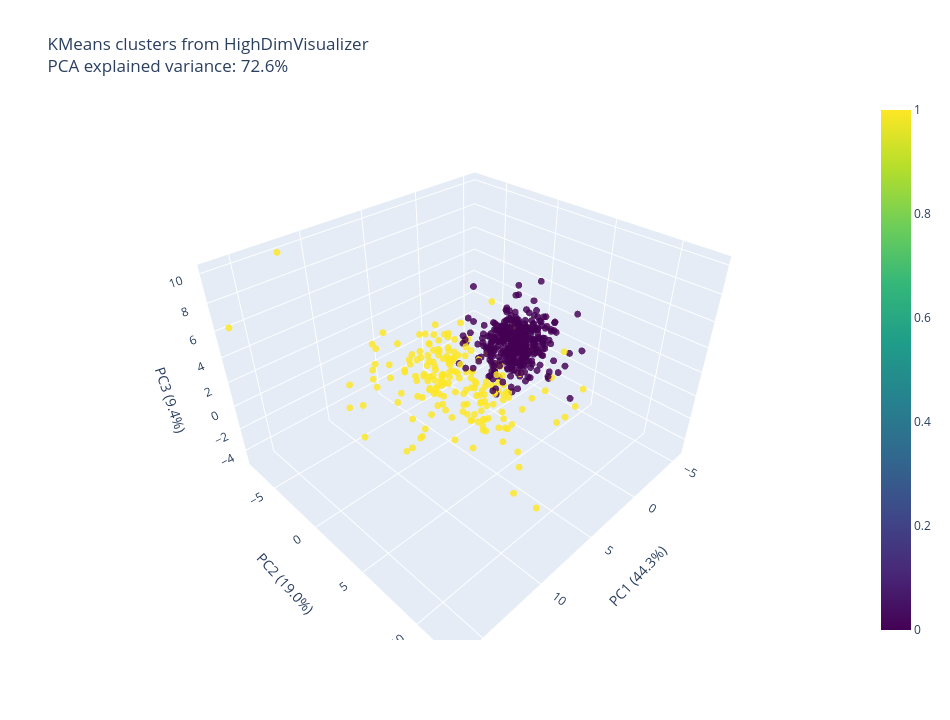

Notebook source saved alongside this figure:
### Code cell
visualizer = HighDimVisualizer(random_state=42)
prepared_X, prepared_target, prepared_names = visualizer.prepare_dataset(df, target="diagnosis", drop_columns=["id"])
labels, model = visualizer.cluster_dataset(prepared_X, method="kmeans", n_clusters=2)
display(visualizer.evaluate_cluster_labels(prepared_X, labels, prepared_target))
visualizer.plot_cluster_projection(prepared_X, labels, title="KMeans clusters from HighDimVisualizer", target=prepared_target)
fig, X_class_pca_3, class_pca_3 = visualizer.plot_interactive_3d_clusters(prepared_X, labels, output_file="interactive_3d_plot.html", target=prepared_target, title="KMeans clusters from HighDimVisualizer")

### Figure 1 — Plotly figure (JSON) as saved in the notebook; plotly's stock layout.template omitted (floating-point values rounded to 4 significant figures; data arrays with more than 128 entries replaced by an {"elided": "..."} marker saying what was removed)
{"data": [{"hoverinfo": "text", "marker": {"color": {"elided": "569 int values"}, "colorscale": [[0, "#440154"], [0.1111, "#482878"], [0.2222, "#3e4989"], [0.3333, "#31688e"], [0.4444, "#26828e"], [0.5556, "#1f9e89"], [0.6667, "#35b779"], [0.7778, "#6ece58"], [0.8889, "#b5de2b"], [1, "#fde725"]], "opacity": 0.82, "showscale": true, "size": 4}, "mode": "markers", "text": {"elided": "569 str values"}, "type": "scatter3d", "x": {"elided": "569 float values"}, "y": {"elided": "569 float values"}, "z": {"elided": "569 float values"}}], "layout": {"height": 720, "scene": {"xaxis": {"title": {"text": "PC1 (44.3%)"}}, "yaxis": {"title": {"text": "PC2 (19.0%)"}}, "zaxis": {"title": {"text": "PC3 (9.4%)"}}}, "title": {"text": "KMeans clusters from HighDimVisualizer<br>PCA explained variance: 72.6%"}, "width": 950}}
